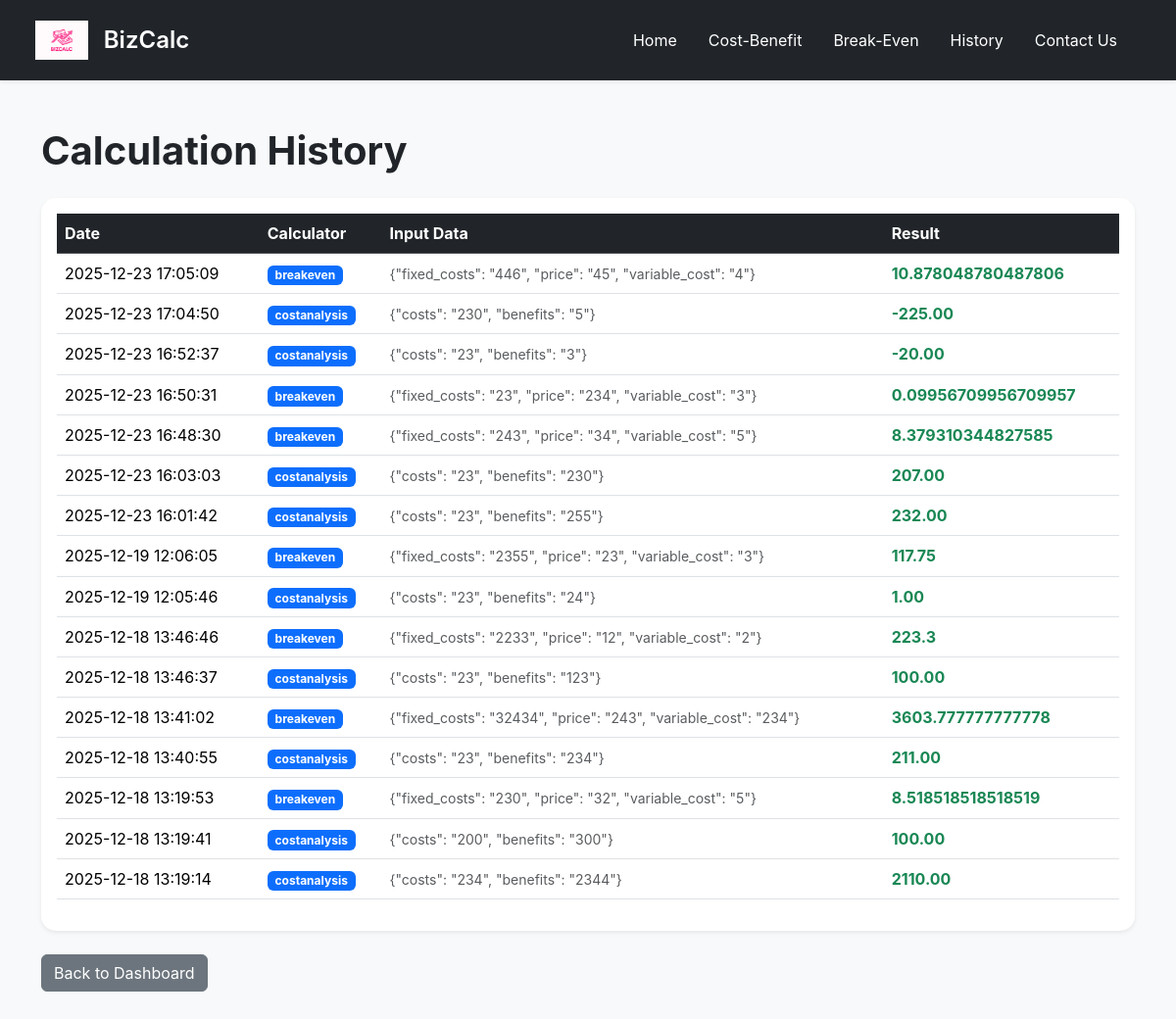
The app's page /history with its own data.
### tables this page shows
CREATE TABLE calculations (
            id INTEGER PRIMARY KEY AUTOINCREMENT,
            calculator_type TEXT,
            input_data TEXT,
            result TEXT,
            created_at TIMESTAMP DEFAULT CURRENT_TIMESTAMP
        );

### bizcalc.py (the view)
@app.route("/history")
def history():
    conn = get_db_connection()
    logs = conn.execute("SELECT * FROM calculations ORDER BY created_at DESC").fetchall()
    conn.close()
    return render_template("history.html", logs=logs)

### bizcalc.py (called while the page is built)
def get_db_connection():
    conn = sqlite3.connect("database.db")
    conn.row_factory = sqlite3.Row
    return conn

### templates/history.html (shortened to what this page needs)
<!DOCTYPE html>
<html lang="en">
<head>
    <link href="https://cdn.jsdelivr.net/npm/bootstrap@5.3.2/dist/css/bootstrap.min.css" rel="stylesheet">
    <link rel="stylesheet" href="{{ url_for('static', filename='css/style.css') }}">
</head>
<body>
    <header class="navbar navbar-expand-lg bg-dark px-4 py-3 shadow-sm">
    <div class="container-fluid">
        <a class="navbar-brand d-flex align-items-center gap-3 text-white" href="{{ url_for('home') }}">
            <img src="{{ url_for('static', filename='img/logo.png') }}" height="40" alt="BizCalc Logo">
            <span class="fs-4 fw-semibold">BizCalc</span>
        </a>
        <nav class="navbar-nav ms-auto flex-row">
            <a class="nav-link text-white me-3" href="{{ url_for('home') }}">Home</a>
            <a class="nav-link text-white me-3" href="{{ url_for('costanalysis') }}">Cost-Benefit</a>
            <a class="nav-link text-white me-3" href="{{ url_for('breakeven') }}">Break-Even</a>
            <a class="nav-link text-white me-3" href="{{ url_for('history') }}">History</a>
            <a class="nav-link text-white me-3" href="{{ url_for('contact') }}">Contact Us</a>
        </nav>
    </div>
</header>
    <div class="container py-5">
        <h1 class="fw-bold mb-4">Calculation History</h1>
        <div class="card shadow-sm">
            <div class="card-body">
                <table class="table table-hover">
                    <thead class="table-dark">
                        <tr>
                            <th>Date</th>
                            <th>Calculator</th>
                            <th>Input Data</th>
                            <th>Result</th>
                        </tr>
                    </thead>
                    <tbody>
                        {% for log in logs %}
                        <tr>
                            <td>{{ log['created_at'] }}</td>
                            <td><span class="badge bg-primary">{{ log['calculator_type'] }}</span></td>
                            <td><small class="text-muted">{{ log['input_data'] }}</small></td>
                            <td class="fw-bold text-success">{{ log['result'] }}</td>
                        </tr>
                        {% endfor %}
                    </tbody>
                </table>
            </div>
        </div>
        <div class="mt-4">
            <a href="{{ url_for('home') }}" class="btn btn-secondary">Back to Dashboard</a>
        </div>
    </div>
</body>
</html>

### static/css/style.css (style rules this page uses)
body { font-family: 'Inter', sans-serif; background-color: var(--light-gray); margin: 0 }
:root { --primary-color: #007bff; --dark-bg: #212529; --light-gray: #f8f9fa; }
.navbar { display: flex; justify-content: space-between; align-items: center; padding: 15px 50px; background-color: #333; color: white; position: sticky; top: 0; z-index: 1000; }
.card { border: none; border-radius: 15px; transition: transform 0.3s ease, shadow 0.3s ease; }

### records on screen
calculations: created_at "2025-12-23 17:05:09", calculator_type "breakeven", input_data "{\"fixed_costs\": \"446\", \"price\": \"45\", \"variable_cost\": \"4\"}", result "10.878048780487806"
calculations: created_at "2025-12-23 17:04:50", calculator_type "costanalysis", input_data "{\"costs\": \"230\", \"benefits\": \"5\"}", result "-225.00"
calculations: created_at "2025-12-23 16:52:37", calculator_type "costanalysis", input_data "{\"costs\": \"23\", \"benefits\": \"3\"}", result "-20.00"
calculations: created_at "2025-12-23 16:50:31", calculator_type "breakeven", input_data "{\"fixed_costs\": \"23\", \"price\": \"234\", \"variable_cost\": \"3\"}", result "0.09956709956709957"
calculations: created_at "2025-12-23 16:48:30", calculator_type "breakeven", input_data "{\"fixed_costs\": \"243\", \"price\": \"34\", \"variable_cost\": \"5\"}", result "8.379310344827585"
calculations: created_at "2025-12-23 16:03:03", calculator_type "costanalysis", input_data "{\"costs\": \"23\", \"benefits\": \"230\"}", result "207.00"
calculations: created_at "2025-12-23 16:01:42", calculator_type "costanalysis", input_data "{\"costs\": \"23\", \"benefits\": \"255\"}", result "232.00"
calculations: created_at "2025-12-19 12:06:05", calculator_type "breakeven", input_data "{\"fixed_costs\": \"2355\", \"price\": \"23\", \"variable_cost\": \"3\"}", result "117.75"
calculations: created_at "2025-12-19 12:05:46", calculator_type "costanalysis", input_data "{\"costs\": \"23\", \"benefits\": \"24\"}", result "1.00"
calculations: created_at "2025-12-18 13:46:46", calculator_type "breakeven", input_data "{\"fixed_costs\": \"2233\", \"price\": \"12\", \"variable_cost\": \"2\"}", result "223.3"
calculations: created_at "2025-12-18 13:46:37", calculator_type "costanalysis", input_data "{\"costs\": \"23\", \"benefits\": \"123\"}", result "100.00"
calculations: created_at "2025-12-18 13:41:02", calculator_type "breakeven", input_data "{\"fixed_costs\": \"32434\", \"price\": \"243\", \"variable_cost\": \"234\"}", result "3603.777777777778"
calculations: created_at "2025-12-18 13:40:55", calculator_type "costanalysis", input_data "{\"costs\": \"23\", \"benefits\": \"234\"}", result "211.00"
calculations: created_at "2025-12-18 13:19:53", calculator_type "breakeven", input_data "{\"fixed_costs\": \"230\", \"price\": \"32\", \"variable_cost\": \"5\"}", result "8.518518518518519"
calculations: created_at "2025-12-18 13:19:41", calculator_type "costanalysis", input_data "{\"costs\": \"200\", \"benefits\": \"300\"}", result "100.00"
calculations: created_at "2025-12-18 13:19:14", calculator_type "costanalysis", input_data "{\"costs\": \"234\", \"benefits\": \"2344\"}", result "2110.00"
